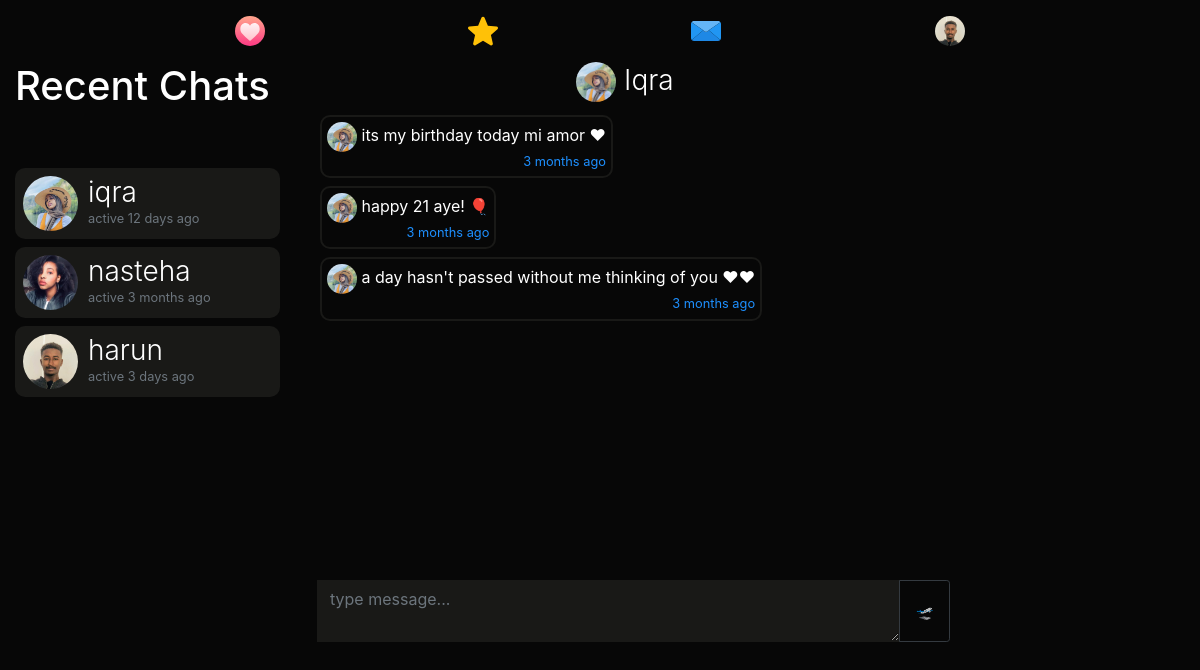
Page /m/iqra (signed in) on the earlier database version.
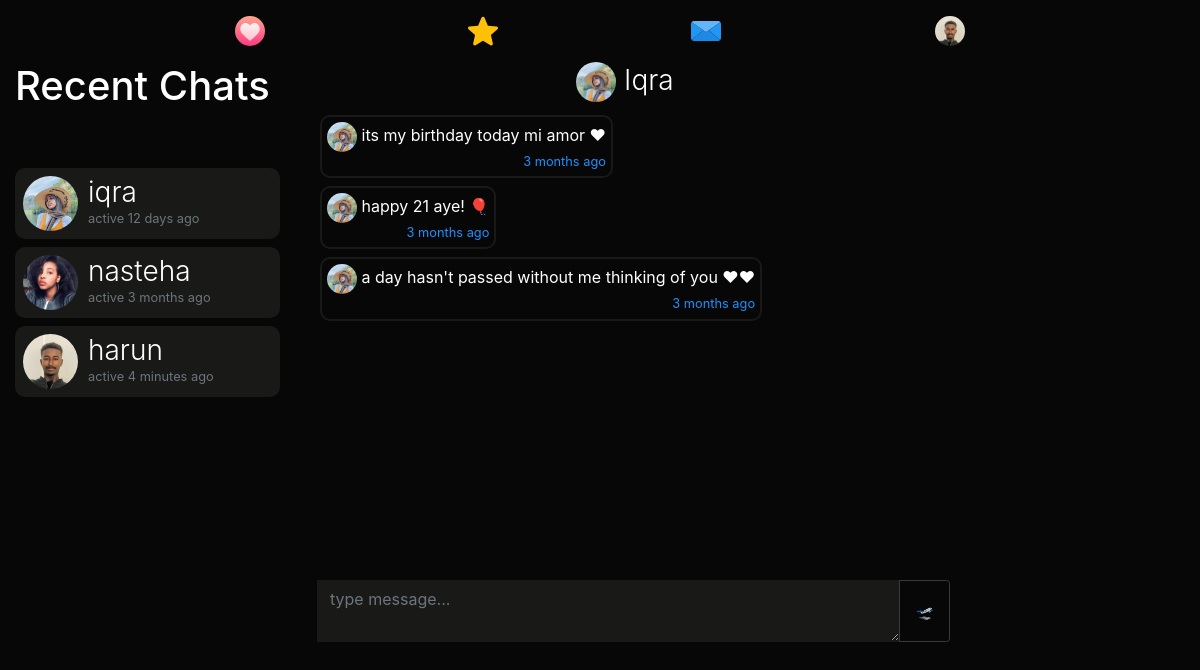
Same page on the later database version.
### dating/models.py (models this page shows, shortened)
class User(db.Model, UserMixin):
	id = db.Column(db.Integer, primary_key=True)
	username = db.Column(db.String(20), unique=True, nullable=False)
	email = db.Column(db.String(120), unique=True, nullable=True)
	dp = db.Column(db.String(20), nullable=False, default='default.jpg')
	dp2 = db.Column(db.String(20), nullable=False, default='flip.png')
	dp3 = db.Column(db.String(20), nullable=False, default='plane.png')
	password = db.Column(db.String(60), nullable=False)
	last_seen = db.Column(db.DateTime, default=datetime.utcnow)
	date_joined = db.Column(db.DateTime, nullable=False, default=datetime.utcnow)
	department = db.Column(db.String(20), nullable=False)
	student_number = db.Column(db.Integer(), unique=True, nullable=True)
	age = db.Column(db.DateTime, nullable=False)
	gender = db.Column(db.String(20), nullable=False)
	country = db.Column(db.String(20), default="Cyprus", nullable=True)
	bio = db.Column(db.String(120), nullable=True)
	private = db.Column(db.Boolean, default=False, nullable=False)
	snapchat = db.Column(db.String(20), default="snapchat", nullable=True)
	instagram = db.Column(db.String(20), default="instagram", nullable=True)
	followed = db.relationship(
		'User', secondary=followers,
		primaryjoin=(followers.c.follower_id == id),
		secondaryjoin=(followers.c.followed_id == id),
		backref=db.backref('followers', lazy='dynamic'), lazy='dynamic')
	messages_sent = db.relationship('Message',
									foreign_keys='Message.sender_id',
									backref='author', lazy='dynamic')
	messages_received = db.relationship('Message',
										foreign_keys='Message.recipient_id',
										backref='recipient', lazy='dynamic')
	last_message_read_time = db.Column(db.DateTime)
	def new_messages(self):
		last_read_time = self.last_message_read_time or datetime(1900, 1, 1)
		return Message.query.filter_by(recipient=self).filter(
			Message.timestamp > last_read_time).count()

### dating/routes.py (the view)
@app.route('/m/<recipient>', methods=['GET', 'POST'])
@login_required
def message(recipient):
	current_user.last_message_read_time = datetime.utcnow()
	db.session.commit()
	recipient = recipient.lower()
	user = User.query.filter_by(username=recipient).first_or_404()
	current_user.last_message_read_time = datetime.utcnow()
	db.session.commit()
	form = MessageForm()
	if form.validate_on_submit():
		msg = m(author=current_user, recipient=user, body=form.message.data)
		db.session.add(msg)
		db.session.commit()
		flash('Your message has been sent.', 'success')
		return redirect(url_for('message', recipient=recipient))
	sent = current_user.messages_sent.filter_by(recipient_id=user.id)
	received = current_user.messages_received.filter_by(sender_id=user.id)
	messages = sent.union(received).order_by(m.timestamp.asc())
	messages_received = current_user.messages_received.order_by(m.timestamp.desc())
	messages_sent = current_user.messages_sent.order_by(m.timestamp.desc())
	recent_chats = list()
	for message in messages_received:
		recent_chats.append(message.author)
	for message in messages_sent:
		recent_chats.append(message.recipient)
	recent_chats = list(dict.fromkeys(recent_chats))
	return render_template('send_message.html', recipient=recipient, title="Chat with " + recipient.title() , user=user, form=form, messages=messages, recent_chats=recent_chats)

### dating/forms.py
class MessageForm(FlaskForm):
    message = TextAreaField((''), validators=[DataRequired()]) #Length(min=0, max=140)
    submit = SubmitField('🛫')

### dating/models.py (called while the page is built)
@login_manager.user_loader
def load_user(user_id):
	return User.query.get(int(user_id))

### dating/routes.py (called while the page is built)
@app.before_request
def before_request():
	if current_user.is_authenticated:
		current_user.last_seen = datetime.utcnow()
		db.session.commit()

### dating/templates/send_message.html (shortened to what this page needs)
{% extends "layout.html" %}
{% block content %}
<div class="container-fluid">
  <div class="row">
    <div class="col-lg-3 d-none d-lg-block position-fixed">
       <h1>
        Recent Chats
         {% set new_messages = current_user.new_messages() %}<span id="message_count" class="badge badge-warning"style="visibility: {% if new_messages %}visible{% else %}hidden {% endif %};">{{ new_messages }}</span></a>
      </h1>
      <div style="overflow:auto;height:500px;padding-right:5px;">
      {% for person in recent_chats %}
      <a href="{{ url_for('message',recipient=person.username) }}" style="text-decoration:none;">
      <header class="mb-2">
        <img src="{{ url_for('static', filename='profile_pics/' + person.dp) }}" alt="default profile" class="profile-thumbnail">
        <div class="profile-name">
          <h3>{{person.username}}</h3>
          <small class="text-muted">active {{ moment(person.last_seen).fromNow() }}</small>
        </div>
      </header>
      </a>
      {% endfor %}
    </div>
</div>
    <div class="col-lg-7 offset-lg-3">
      <h3 style="text-align:center;margin-left:-50px;">
        <img src="{{ url_for('static', filename='profile_pics/' + user.dp) }}" alt="default profile" style="width:40px;height:40px;border-radius:50%;">
        <a href="{{url_for('user_posts', username=recipient)}}" style="color:#fff;">{{user.username.title()}}
           </a></h3>
           <div style="overflow-y:auto;height:460px;padding:5px;">
      {% for message in messages %}
          <p class="mb-2"
          style="
          {% if message.author == current_user%}
            text-align:left;padding:5px;border-radius:10px;display:inline-block;float:right;clear:both;max-width:75%;background:#191917;
          {%else%}
            text-align:left;padding:5px;border-radius:10px;display:inline-block;max-width:75%;border:2px solid #191917;
          {% endif %}">
          {% if message.author != current_user %}
          <img src="{{ url_for('static', filename='profile_pics/' + message.author.dp) }}" alt="profile pic" title="{{message.author.username.lower()}}" style="width:30px;height:30px;border-radius:50%">
          {% endif %}
          {{message.body | urlize(40, target='_blank')}}
          <br>
          <small style="display:inline-block;float:right;">{{ moment(message.timestamp).fromNow() }}</small>
        </p>
        <br>
        {% endfor %}
        </div>
      <div class="post" style="background:none;padding:2px;width:95%;">
          <form method="POST" action="" enctype="multipart/form-data">
            <div class="input-group mt-2 mr-2" style="overflow:hidden">
              {% if form.message.errors %}
                {{ form.message(class="form-control border-0 rounded-0 resize-none dark-theme border border-dark", placeholder="type message...") }}
                <div class="invalid-feedback">
                  {% for error in form.message.errors %}
                    <span>{{ error }}</span>
                  {% endfor %}
                </div>
                  {% else %}
                    {{ form.message(class="form-control border-0 rounded-0 resize-none dark-theme border border-dark", placeholder="type message...") }}
                  {% endif %}
                  <div class="input-group-append">
                    {{ form.submit(class="btn btn-outline-dark btn-sm p-3") }}
                  </div>
              </div>
          </form>
  </div>
</div>
{% endblock content %}

### dating/templates/layout.html (shortened to what this page needs)
<!doctype html>
<html lang="en">
  <head>
    <link rel="stylesheet" href="https://stackpath.bootstrapcdn.com/bootstrap/4.3.1/css/bootstrap.min.css">
    <link rel="stylesheet" type="text/css" href="{{ url_for('static', filename='main.css') }}">
  </head>
  <body>
<nav class="navbar navbar-expand-md navbar-dark sticky-top justify-content-center d-none d-lg-block">
   <ul class="nav">
    <li {% if '/home' == request.path %}  class="active" {% endif %}>
      <a href="{{url_for('home')}}"><img src="{{ url_for('static', filename='resources/' + 'swipe.svg') }}" style="width:30px;height:30px;"></a>
    </li>
    <li {% if '/discover' == request.path %}  class="active" {% endif %}>
      <a href="{{url_for('discover')}}"><img src="{{ url_for('static', filename='resources/' + 'like.svg') }}" style="width:30px;height:30px;"></a>
    </li>
    <li {% if '/messages' == request.path %}  class="active" {% endif %}>
      <a href="{{url_for('messages')}}">
        <img src="{{ url_for('static', filename='resources/' + 'message.svg') }}" style="width:30px;height:30px;">
      </a>
    </li>
    <li>
      <a href="{{url_for('user_posts', username=current_user.username)}}">
        {% if current_user.is_authenticated %}
          <img src="{{ url_for('static', filename='profile_pics/' + current_user.dp) }}" style="width:30px;height:30px;border-radius:50%">
        {% else %}
        <img src="https://www.flaticon.com/premium-icon/icons/svg/3133/3133799.svg" style="width:30px;height:30px;">
        {% endif %}
      </a>
    </li>
</ul>
</nav>
  {% block content %} {% endblock %}
  </body>
</html>

Differences in the rows shown:
changed User "harun": last_seen "3 days ago" → "4 minutes ago"
